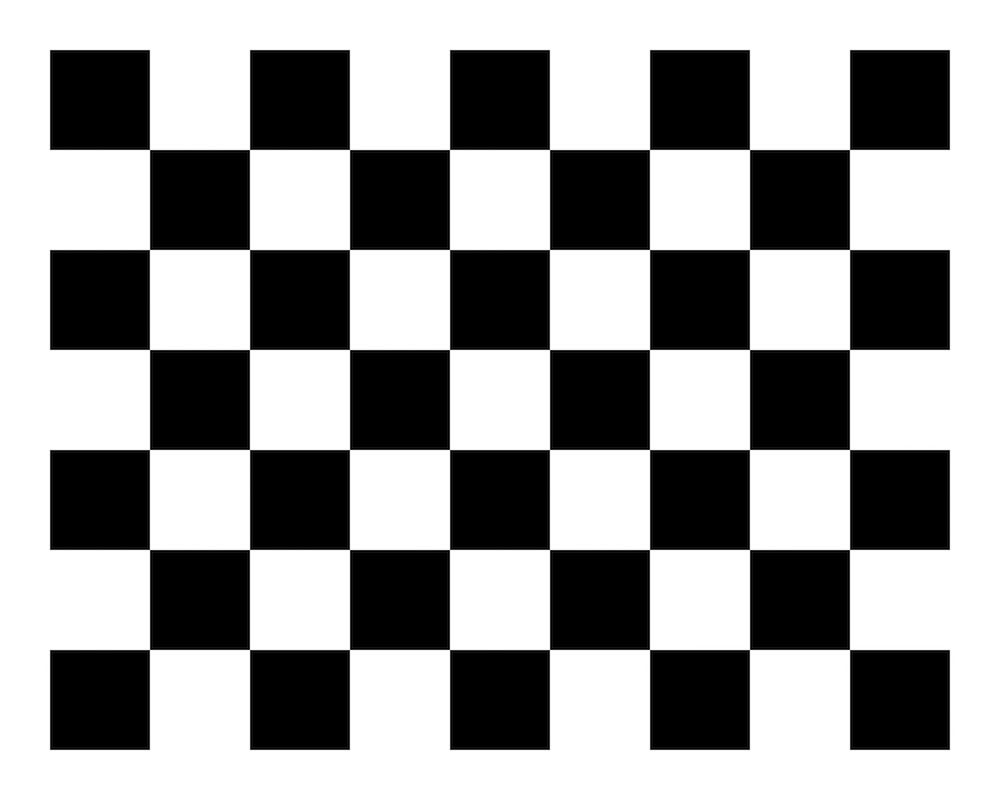
#> input picture I1.jpg, 1000 x 800 px
$ python part3.py
#> lines starting #> are read from the running program, lines starting #| are printed output that depends on the picture; after the words box and inside, x2 and y2 are one past the last pixel; in counts of white or black regions, pixels touching at a corner belong together
import numpy as np
import matplotlib.pyplot as plt
import cv2
from numpy import unravel_index
from scipy import ndimage, signal


def myHarrisCornerDetector(IN, K, Threshold):
#> called with IN = 'I1.jpg', K = 0.05, Threshold = 50
    imgcolor = cv2.imread(IN)
#> imgcolor is the input picture: shape (800, 1000, 3); min 0, max 255, mean 154
    img = cv2.cvtColor(imgcolor, cv2.COLOR_BGR2GRAY)
    num_rows, num_cols = img.shape[:2]
#> num_rows = 800; num_cols = 1000
    g = np.ones((5, 5), dtype=int)
    slice_size = 25
    # Shifting x by 1
    translation_matrix = np.float32([[1, 0, 1], [0, 1, 0]])
    x_shifted = cv2.warpAffine(img, translation_matrix, (num_cols, num_rows))

    # Shifting y by 1
    translation_matrix = np.float32([[1, 0, 0], [0, 1, 1]])
    y_shifted = cv2.warpAffine(img, translation_matrix, (num_cols, num_rows))

    # Derivatives
    Ixs = img - x_shifted
    translation_matrix = np.float32([[1, 0, -1], [0, 1, 0]])
    Ix = cv2.warpAffine(Ixs, translation_matrix, (num_cols, num_rows))

    Yxs = img - y_shifted
    translation_matrix = np.float32([[1, 0, 0], [0, 1, -1]])
    Yx = cv2.warpAffine(Yxs, translation_matrix, (num_cols, num_rows))


    # [8 lines of commented-out code are left out]
    Sxx = signal.convolve2d(np.multiply(Ix, Ix), g, mode='same')
#> Sxx: shape (800, 1000) int64; 2037 distinct labels, from 0 to 3695
    Syy = signal.convolve2d(np.multiply(Yx, Yx), g, mode='same')
#> Syy: shape (800, 1000) int64; 2299 distinct labels, from 0 to 3701
    Sxy = signal.convolve2d(np.multiply(Ix, Yx), g, mode='same')
#> Sxy: shape (800, 1000) int64; 2426 distinct labels, from 0 to 3640
    # Response image - R
    R = np.multiply(Sxx, Syy) - np.multiply(Sxy, Sxy) - K * np.multiply(Sxx + Syy, Sxx + Syy)
    R[R < Threshold] = 0

    cv2.imshow('R', R)
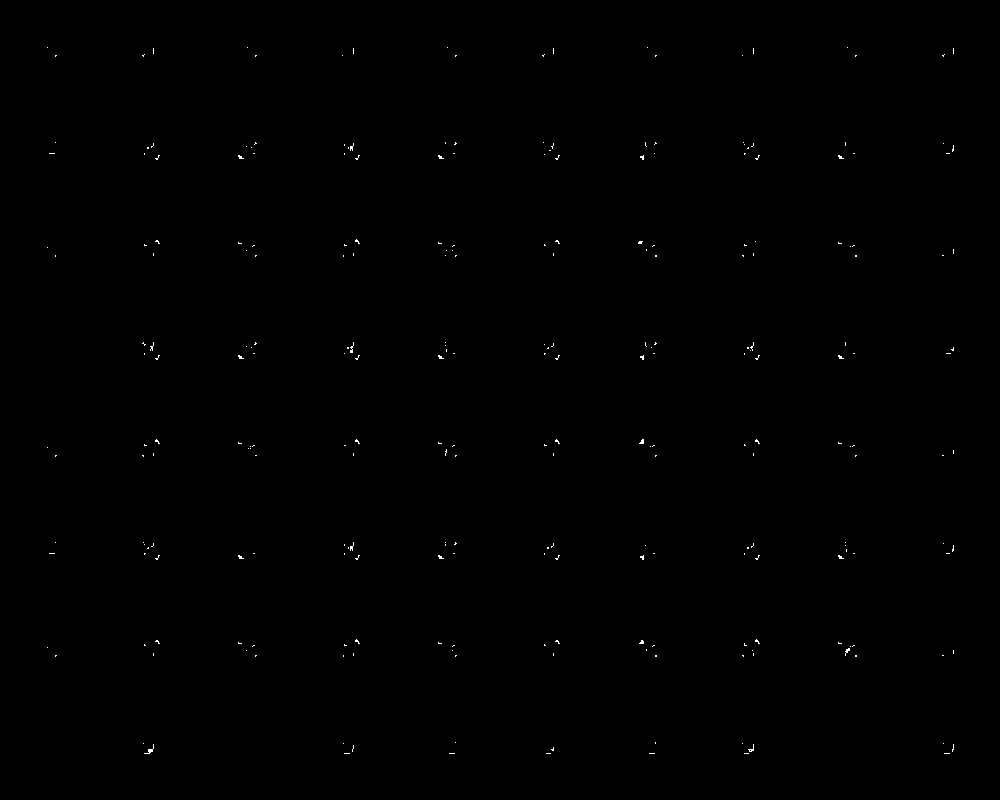
#> window 'R': shape (800, 1000); 0.15% white in thin lines or dots, all inside (x1, y1, x2, y2) = (47, 47, 954, 754)
    cv2.waitKey(0)

    # Slicing to 25X25 and taking highest corner only
    slices_r = int(np.math.ceil(num_rows / slice_size))
#> slices_r = 32
    slices_c = int(np.math.ceil(num_cols / slice_size))
#> slices_c = 40
    for slicer in range(0, num_rows, slice_size):
        for slicec in range(0, num_cols, slice_size):
            Section = R[slicer:slicer + slice_size, slicec:slicec + slice_size]

            maxValue = np.amax(Section)
            maxIndex = unravel_index(Section.argmax(), Section.shape)
            R[slicer:slicer + slice_size, slicec:slicec + slice_size] = 0
            if maxValue > 0:
                R[slicer + maxIndex[0], slicec + maxIndex[1]] = maxValue
#> R: shape (800, 1000) float64; min 0, max 1199029.9, mean 31
#> Section: shape (25, 25) float64; every value is 0
    cv2.imshow('R', R)
#> call 2 of myHarrisCornerDetector, with IN = 'I2.jpg', K = 0.05, Threshold = 50
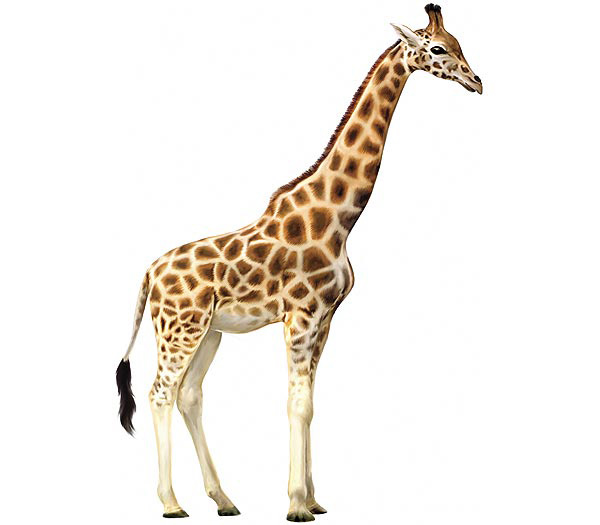
#> input picture I2.jpg, 600 x 525 px
#> in myHarrisCornerDetector, imgcolor is the input picture: shape (525, 600, 3); mean B, G, R 232.8, 238.7, 243.2
#> in myHarrisCornerDetector (call 2), `R = np.multiply(Sxx, Syy) - np.multiply(Sxy, Sxy) - K * np.multiply(Sx..`:
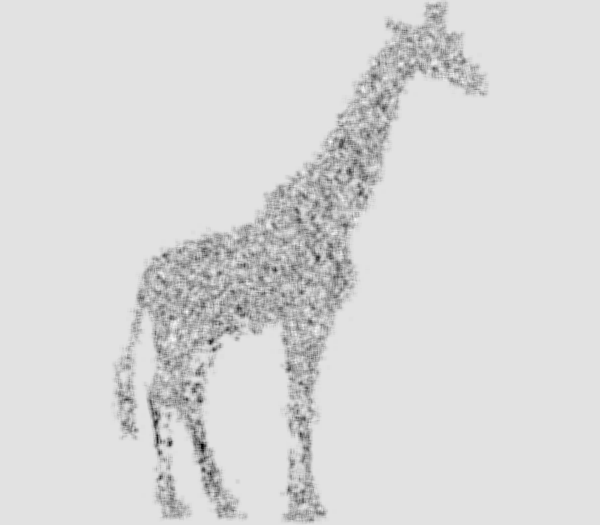
#> R: shape (525, 600) float64; min -24990632.2, max 3188002.2, mean -947117; drawn with min black and max white
#> in myHarrisCornerDetector (call 2), `cv2.imshow('R', R)`:
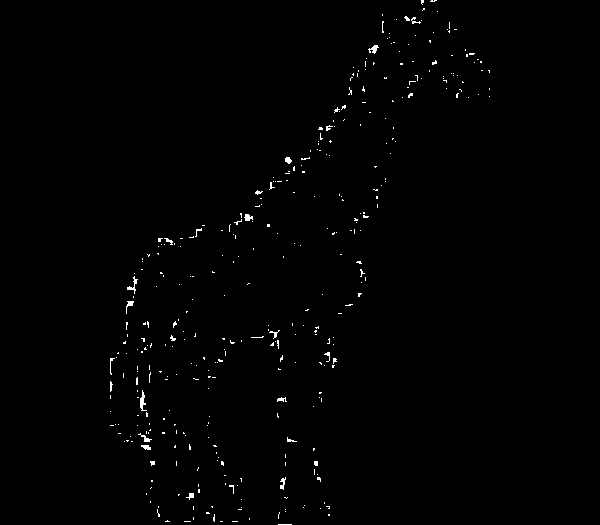
#> window 'R': shape (525, 600); 0.68% white in thin lines or dots, all inside (x1, y1, x2, y2) = (110, 0, 490, 525)
#> after the loop in myHarrisCornerDetector (call 2), `for slicer in range(0, num_rows, slice_size):`: R: shape (525, 600) float64; min 0, max 3188002.2, mean 186.2
    cv2.waitKey(0)
    return R


def createCornerPlots(I1, I1_CORNERS, I2, I2_CORNERS):
    # general parameters
#> called with I1 = 'I1.jpg', I2 = 'I2.jpg'
    radius = 2
    thickness = 2
    color = (0, 0, 255)
    I1c = cv2.transpose(I1_CORNERS)
    I2c = cv2.transpose(I2_CORNERS)
    I1im = cv2.imread(I1)
    I2im = cv2.imread(I2)

    # Adding red circles around each corner detected
    for i in range(I1c.shape[0]):
        for j in range(I1c.shape[1]):
            pixel = I1c[i, j]
            if pixel.all() > 0:
                cv2.circle(I1im, (i, j), radius, color, thickness, lineType=8, shift=0)
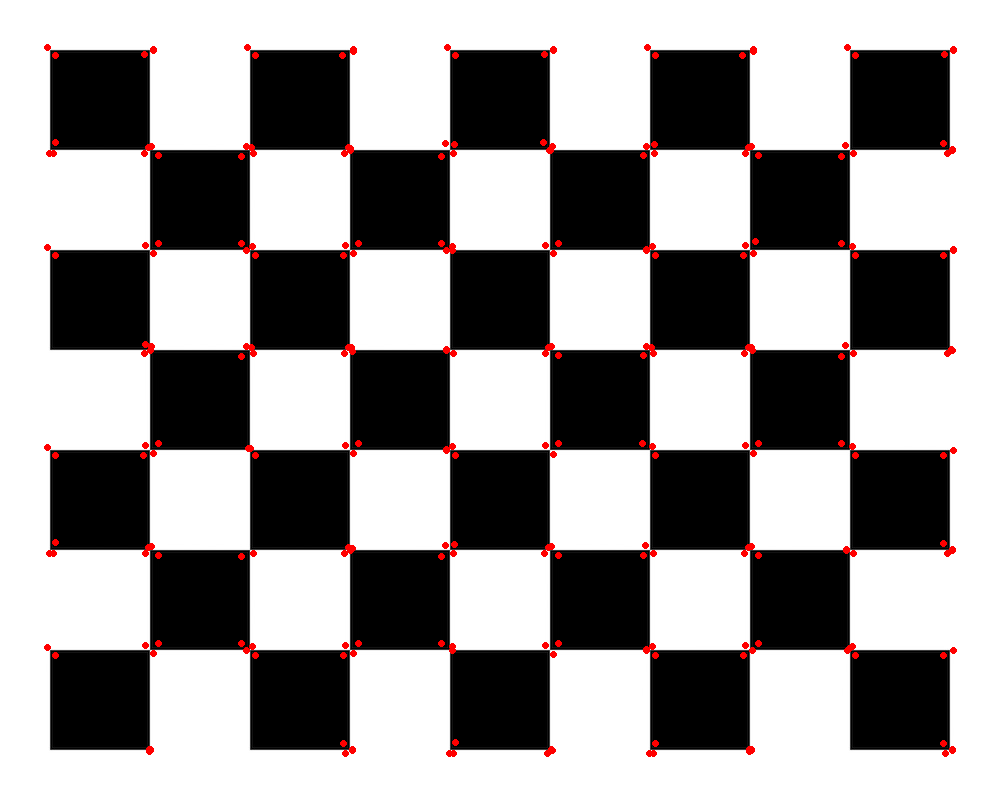
#> I1im: shape (800, 1000, 3); 1.03% of pixels changed, all inside (x1, y1, x2, y2) = (44, 44, 957, 757)

    for i in range(I2c.shape[0]):
        for j in range(I2c.shape[1]):
            pixel = I2c[i, j]
            if pixel.all() > 0:
                cv2.circle(I2im, (i, j), radius, color, thickness, lineType=8, shift=0)
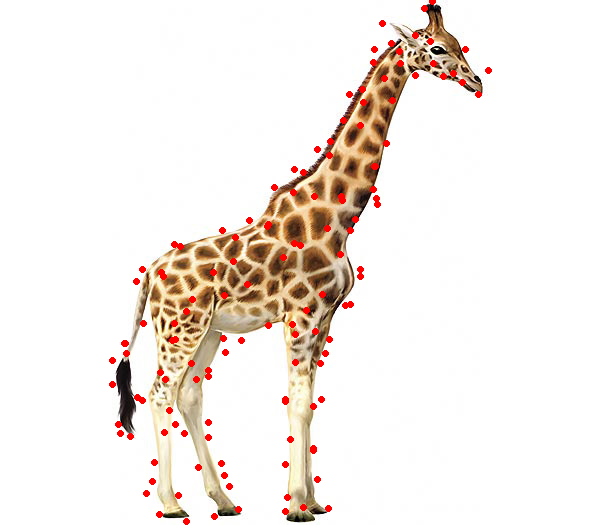
#> I2im: shape (525, 600, 3); 1.5% of pixels changed, all inside (x1, y1, x2, y2) = (109, 0, 492, 525)

    # Displaying both images
    imstack = cv2.resize(I1im, (1000, 800))
    im2 = cv2.resize(I2im, (1000, 800))
    imstack = np.hstack((imstack, im2))
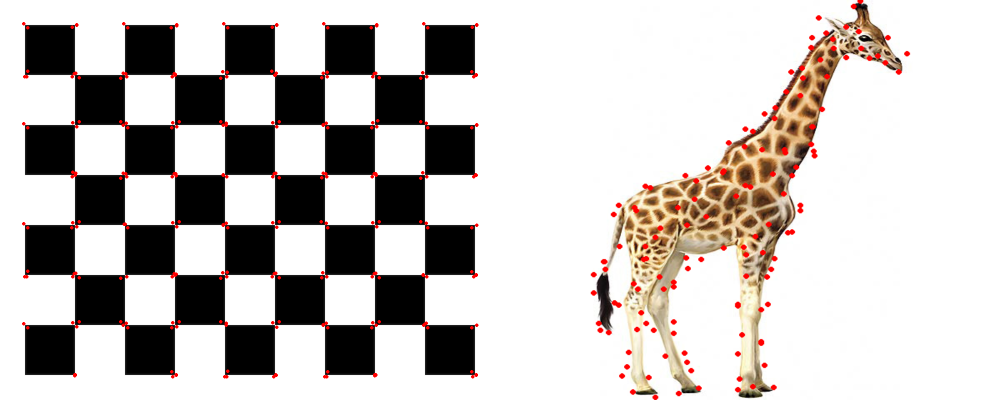
#> imstack: shape (800, 2000, 3) (shown at 1/2 size); mean B, G, R 191.3, 194.1, 199.5
    cv2.imshow('stack', imstack)
    cv2.waitKey(0)


#Calling the function
IN1 = "I1.jpg" # Image 1
IN2 = "I2.jpg" # Image 2
K = 0.05 # K value should be 0.04-0.06
Threshold1 = 50     # Threshold to drop non-corner detections - image1
Threshold2 = 50     # Threshold to drop non-corner detections - image2
I1_CORNERS = myHarrisCornerDetector(IN1, K, Threshold1)
I2_CORNERS = myHarrisCornerDetector(IN2, K, Threshold2)
createCornerPlots(IN1, I1_CORNERS, IN2, I2_CORNERS)
